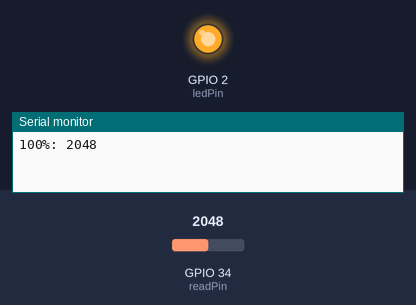
Simulated run of this program. Board: ESP32. Shown: output pins drawn as LEDs (lit = HIGH), the last lines printed to the serial monitor. Inputs (shaded band) come from the test bench; at power-on: GPIO 34 (readPin) = 2048.

Above: at 0.05 s.
At 1.5 s:
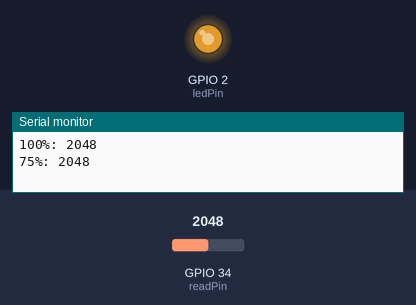
At 3.0 s:
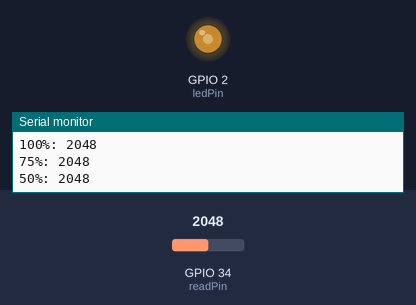
At 6.0 s:
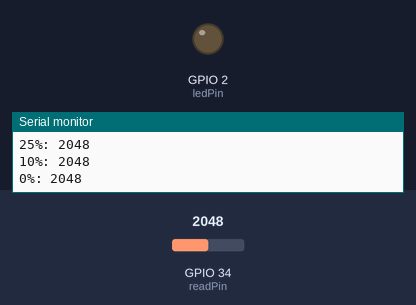
Timing chart, 0 to 7.8 s (numbered marks = the images above):
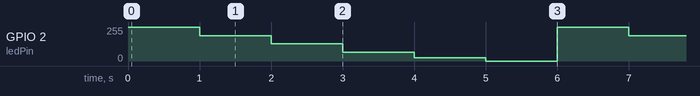

The program:

main.cpp
```cpp
#include <Arduino.h>

const int ledPin = 2;
const int readPin = 34;
int value = 0;

// Custom analogWrite function for ESP32
void analogWrite(uint8_t pin, uint32_t dutyCycle) {
  const int pwmChannel = 0; // Use channel 0 for this pin
  const int pwmFrequency = 5000; // Frequency in Hz
  const int pwmResolution = 8; // 8-bit resolution (0-255)

  // Configure the PWM channel
  ledcSetup(pwmChannel, pwmFrequency, pwmResolution);
  // Attach the PWM channel to the specified pin
  ledcAttachPin(pin, pwmChannel);
  // Write the duty cycle
  ledcWrite(pwmChannel, dutyCycle);
}

void setup() {
  Serial.begin(9600);
  pinMode(readPin, INPUT);
}

void loop() {
  int percent = 0;
  map(percent, 0, 100, 0, 255);
  // 100% duty cycle (max brightness)
  analogWrite(ledPin, 255);
  value = analogRead(readPin);
  Serial.print("100%: ");
  Serial.println(value);
  delay(1000);

  // 75% duty cycle
  analogWrite(ledPin, 191);
  value = analogRead(readPin);
  Serial.print("75%: ");
  Serial.println(value);
  delay(1000);

  // 50% duty cycle
  analogWrite(ledPin, 128);
  value = analogRead(readPin);
  Serial.print("50%: ");
  Serial.println(value);
  delay(1000);

  // 25% duty cycle
  analogWrite(ledPin, 64);
  value = analogRead(readPin);
  Serial.print("25%: ");
  Serial.println(value);
  delay(1000);

  // 10% duty cycle
  analogWrite(ledPin, 26);
  value = analogRead(readPin);
  Serial.print("10%: ");
  Serial.println(value);
  delay(1000);

  // 0% duty cycle (off)
  analogWrite(ledPin, 0);
  value = analogRead(readPin);
  Serial.print("0%: ");
  Serial.println(value);
  delay(1000);
}
```

Measured:
- by itself, GPIO 2 (ledPin): repeats every 6.0 s: 190/255 1.0 s, 128/255 1.0 s, 64/255 1.0 s, 26/255 1.0 s, 0/255 1.0 s, 255/255 1.0 s
